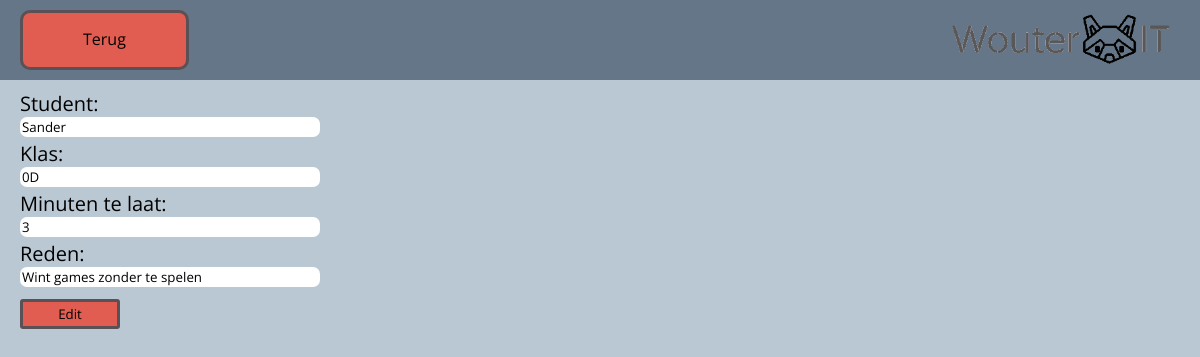
Screenshot of /edit.php?id=6 with the database file from the repository.
### tables this page shows
CREATE TABLE `overzicht_presentie` (
  `id` int(11) NOT NULL,
  `student` varchar(60) NOT NULL,
  `klas` varchar(10) NOT NULL,
  `minuten_te_laat` int(11) NOT NULL,
  `reden` varchar(100) NOT NULL
);

### edit.php (the view, shortened to what this page needs)
<?php
$pdo = connect_db();
if (isset($_GET['id'])) {
    $stmt = $pdo->prepare('SELECT * FROM overzicht_presentie WHERE id = ?');
    $stmt->execute([$_GET['id']]);
    $contact = $stmt->fetch(PDO::FETCH_ASSOC);
} else {
    exit('No ID specified!');
}
?>
<!DOCTYPE html>
<html lang="en">
<head>
    <link rel="stylesheet" href="css/style.css">
</head>
<body>
    <div class="wrapper">
        <header>
            <div class="header_items">
                <a href="index.php" class="button">Terug </a>
                <img src="img/logo transparent.png" class="logo">
            </div>
        </header>
        <div class="forms">
            <form action="edit.php?id=<?=$contact['id']?>" method="post" class="form_items">
                <label for="name">Student:</label>
                <input type="text" name="student" id="student" value="<?=$contact['student']?>" class="form_item">
                <label for="email">Klas:</label>
                <input type="text" name="klas" id="klas" value="<?=$contact['klas']?>" class="form_item">
                <label for="phone">Minuten te laat:</label>
                <input type="text" name="minuten_te_laat" id="minuten_te_laat" value="<?=$contact['minuten_te_laat']?>" class="form_item">
                <label for="title">Reden:</label>
                <input type="text" name="reden" id="reden" value="<?=$contact['reden']?>" class="form_item">
                <input type="submit" value="Edit" class="form_button">
            </form>
        </div>
    </div>
</body>
</html>

### css/style.css (style rules this page uses)
* { font-family: 'Open Sans', sans-serif; }
body { background-color: #BAC8D3; margin: 0px 0px; }
.wrapper { width: 100%; }
header { width: 100%; background-color: #647687; position: sticky; top: 0; }
.header_items { padding: 10px 0px; display: flex; flex-direction: row; justify-content: space-between; }
.logo { height: 60px; margin-right: 20px; }
.button { background-color: #e15d51; border: solid #495056e4; padding: 15px 60px; margin-left: 20px; text-decoration: none; color: black; border-radius: 10px; }
.forms { width: 300px; margin-left: 20px; margin-top: 10px; }
.form_items { display: flex; flex-direction: column; font-size: 20px; }
.form_item { border-radius: 7px; border: none; margin-bottom: 3px; }
.form_button { width: 100px; height: 30px; margin-top: 9px; background-color: #e15d51; border: solid #495056e4; border-radius: 3px; }

### rows the page displays
overzicht_presentie: student "Sander", klas "0D", minuten_te_laat "3", reden "Wint games zonder te spelen"
